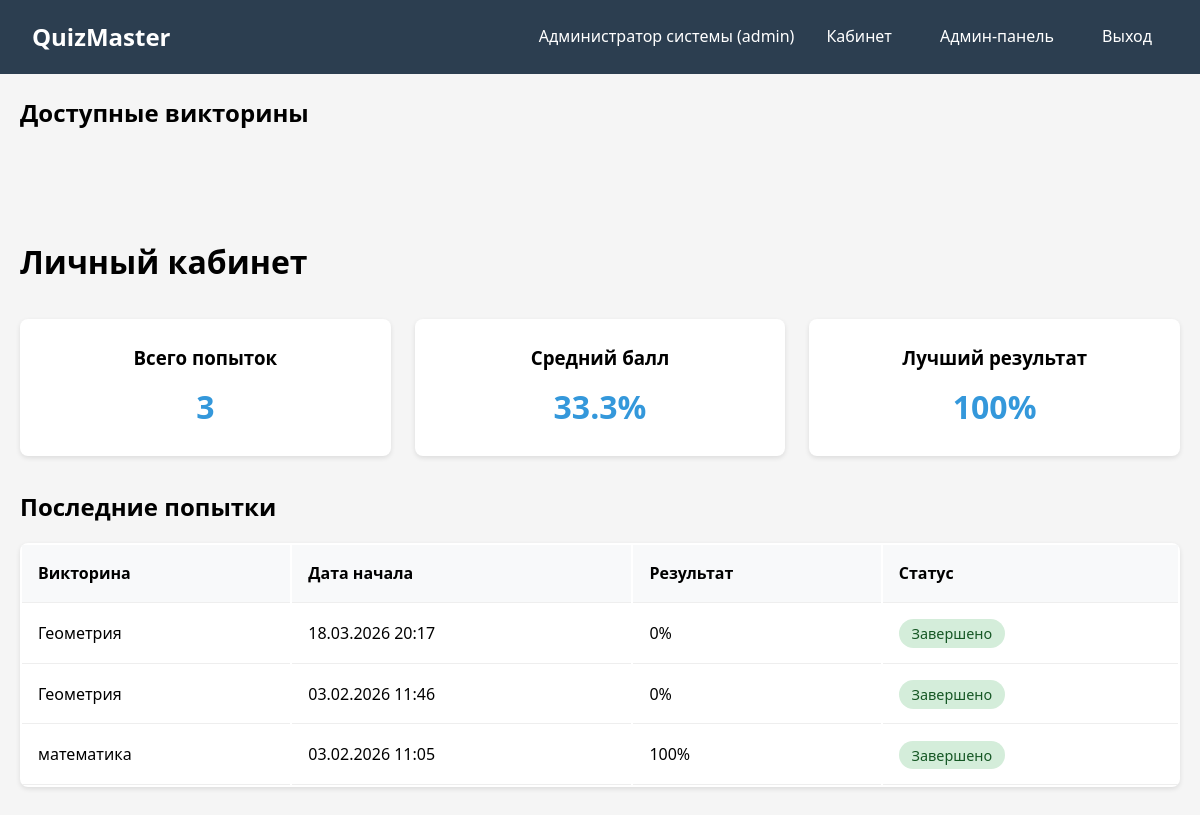
Screenshot of /quizmaster/dashboard.php (signed in) with the database file from the repository.
### tables this page shows
CREATE TABLE `attempts` (
  `id` int NOT NULL,
  `user_id` int NOT NULL,
  `quiz_id` int NOT NULL,
  `started_at` timestamp NULL DEFAULT CURRENT_TIMESTAMP,
  `finished_at` timestamp NULL DEFAULT NULL,
  `score` decimal(5,2) DEFAULT NULL,
  `completed` tinyint(1) DEFAULT '0'
);

CREATE TABLE `quizzes` (
  `id` int NOT NULL,
  `title` varchar(200) NOT NULL,
  `description` text,
  `category_id` int DEFAULT NULL,
  `author_id` int NOT NULL,
  `time_limit` int DEFAULT NULL COMMENT 'В секундах',
  `max_attempts` int DEFAULT '1',
  `passing_score` int DEFAULT '60',
  `is_published` tinyint(1) DEFAULT '0',
  `created_at` timestamp NULL DEFAULT CURRENT_TIMESTAMP
);

### quizmaster/dashboard.php (the view, shortened to what this page needs)
<?php
$db = getDB();
$user_id = $_SESSION['user_id'];
$attempts_stmt = $db->prepare("
    SELECT COUNT(*) as total_attempts,
           AVG(score) as avg_score,
           MAX(score) as best_score
    FROM attempts
    WHERE user_id = ? AND completed = 1
");
$attempts_stmt->execute([$user_id]);
$stats = $attempts_stmt->fetch(PDO::FETCH_ASSOC);
$recent_stmt = $db->prepare("
    SELECT a.*, q.title
    FROM attempts a
    JOIN quizzes q ON a.quiz_id = q.id
    WHERE a.user_id = ?
    ORDER BY a.started_at DESC
    LIMIT 5
");
$recent_stmt->execute([$user_id]);
$recent_attempts = $recent_stmt->fetchAll(PDO::FETCH_ASSOC);
?>
<!DOCTYPE html>
<html lang="ru">
<head>
    <link rel="stylesheet" href="style.css">
</head>
<body>
    <?php require_once 'index.php'; ?>
    <div class="container">
        <h1>Личный кабинет</h1>
        <div class="stats-grid">
            <div class="stat-card">
                <h3>Всего попыток</h3>
                <p class="stat-number"><?php echo $stats['total_attempts'] ?? 0; ?></p>
            </div>
            <div class="stat-card">
                <h3>Средний балл</h3>
                <p class="stat-number"><?php echo round($stats['avg_score'] ?? 0, 1); ?>%</p>
            </div>
            <div class="stat-card">
                <h3>Лучший результат</h3>
                <p class="stat-number"><?php echo round($stats['best_score'] ?? 0, 1); ?>%</p>
            </div>
        </div>
        <h2>Последние попытки</h2>
        <table class="attempts-table">
            <thead>
                <tr>
                    <th>Викторина</th>
                    <th>Дата начала</th>
                    <th>Результат</th>
                    <th>Статус</th>
                </tr>
            </thead>
            <tbody>
                <?php foreach($recent_attempts as $attempt): ?>
                <tr>
                    <td><?php echo htmlspecialchars($attempt['title']); ?></td>
                    <td><?php echo date('d.m.Y H:i', strtotime($attempt['started_at'])); ?></td>
                    <td><?php echo $attempt['score'] ? round($attempt['score'], 1) . '%' : 'Не завершена'; ?></td>
                    <td>
                        <?php if($attempt['completed']): ?>
                            <span class="status completed">Завершено</span>
                        <?php else: ?>
                            <span class="status in-progress">В процессе</span>
                        <?php endif; ?>
                    </td>
                </tr>
                <?php endforeach; ?>
            </tbody>
        </table>
    </div>
</body>
</html>

### quizmaster/style.css (style rules this page uses)
* { margin: 0; padding: 0; box-sizing: border-box; }
body { font-family: 'Segoe UI', Tahoma, Geneva, Verdana, sans-serif; line-height: 1.6; background: #f5f5f5; }
.container { max-width: 1200px; margin: 0 auto; padding: 20px; }
.stats-grid { display: grid; grid-template-columns: repeat(auto-fit, minmax(200px, 1fr)); gap: 1.5rem; margin: 2rem 0; }
.stat-card { background: white; padding: 1.5rem; border-radius: 8px; text-align: center; box-shadow: 0 2px 5px rgba(0,0,0,0.1); }
.stat-number { font-size: 2rem; font-weight: bold; color: #3498db; margin-top: 0.5rem; }
.attempts-table, .admin-table { width: 100%; background: white; border-radius: 8px; overflow: hidden; box-shadow: 0 2px 5px rgba(0,0,0,0.1); margin: 1rem 0; }
.attempts-table th, .attempts-table td, .admin-table th, .admin-table td { padding: 1rem; text-align: left; border-bottom: 1px solid #eee; }
.attempts-table th, .admin-table th { background: #f8f9fa; font-weight: 600; }
.status { padding: 0.3rem 0.8rem; border-radius: 20px; font-size: 0.9rem; }
.status.completed { background: #d4edda; color: #155724; }
* { -webkit-tap-highlight-color: transparent !important; tap-highlight-color: transparent !important; }
body, div, p, h1, h2, h3, h4, h5, h6, span, td, th, li { -webkit-user-select: none !important; -moz-user-select: none !important; -ms-user-select: none !important; user-select: none !important; }
* { -webkit-user-select: none !important; -moz-user-select: none !important; -ms-user-select: none !important; user-select: none !important; -webkit-tap-highlight-color: transparent !important; -webkit-touch-callout: none !important; }

### rows the page displays
attempts: quiz.title "Геометрия", started_at "18.03.2026 20:17", score "0", completed "Завершено"
attempts: quiz.title "Геометрия", started_at "03.02.2026 11:46", score "0", completed "Завершено"
attempts: quiz.title "математика", started_at "03.02.2026 11:05", score "100", completed "Завершено"

### other values shown
$_SESSION['full_name'] "Администратор системы"
$_SESSION['role'] "admin"
$stats['total_attempts'] "3"
$stats['avg_score'] "33.3"
$stats['best_score'] "100"
